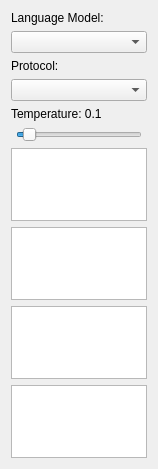
<?xml version="1.0" encoding="UTF-8"?>
<ui version="4.0">
 <class>Form</class>
 <widget class="QWidget" name="Form">
  <property name="geometry">
   <rect>
    <x>0</x>
    <y>0</y>
    <width>158</width>
    <height>469</height>
   </rect>
  </property>
  <property name="windowTitle">
   <string>Form</string>
  </property>
  <layout class="QVBoxLayout" name="verticalLayout_2">
   <item>
    <spacer name="verticalSpacer_2">
     <property name="orientation">
      <enum>Qt::Vertical</enum>
     </property>
     <property name="sizeHint" stdset="0">
      <size>
       <width>20</width>
       <height>40</height>
      </size>
     </property>
    </spacer>
   </item>
   <item>
    <layout class="QVBoxLayout" name="verticalLayout_3">
     <item>
      <widget class="QLabel" name="language_model_label">
       <property name="text">
        <string>Language Model:</string>
       </property>
      </widget>
     </item>
     <item>
      <widget class="QComboBox" name="language_model_combo_box"/>
     </item>
     <item>
      <widget class="QLabel" name="protocol_label">
       <property name="text">
        <string>Protocol:</string>
       </property>
      </widget>
     </item>
     <item>
      <widget class="QComboBox" name="protocol_combo_box"/>
     </item>
     <item>
      <layout class="QVBoxLayout" name="verticalLayout_4">
       <item>
        <widget class="QLabel" name="temperature_label">
         <property name="text">
          <string>Temperature: 0.1</string>
         </property>
        </widget>
       </item>
       <item>
        <layout class="QHBoxLayout" name="horizontalLayout">
         <item>
          <spacer name="horizontalSpacer">
           <property name="orientation">
            <enum>Qt::Horizontal</enum>
           </property>
           <property name="sizeType">
            <enum>QSizePolicy::Fixed</enum>
           </property>
           <property name="sizeHint" stdset="0">
            <size>
             <width>5</width>
             <height>5</height>
            </size>
           </property>
          </spacer>
         </item>
         <item>
          <widget class="QSlider" name="temperature_slider">
           <property name="maximum">
            <number>20</number>
           </property>
           <property name="value">
            <number>1</number>
           </property>
           <property name="orientation">
            <enum>Qt::Horizontal</enum>
           </property>
          </widget>
         </item>
         <item>
          <spacer name="horizontalSpacer_2">
           <property name="orientation">
            <enum>Qt::Horizontal</enum>
           </property>
           <property name="sizeType">
            <enum>QSizePolicy::Fixed</enum>
           </property>
           <property name="sizeHint" stdset="0">
            <size>
             <width>5</width>
             <height>5</height>
            </size>
           </property>
          </spacer>
         </item>
        </layout>
       </item>
      </layout>
     </item>
    </layout>
   </item>
   <item>
    <widget class="QTextBrowser" name="sentiment_browser"/>
   </item>
   <item>
    <widget class="QTextBrowser" name="entity_browser"/>
   </item>
   <item>
    <widget class="QTextBrowser" name="summary_browser"/>
   </item>
   <item>
    <widget class="QTextBrowser" name="knowledge_browser"/>
   </item>
  </layout>
 </widget>
 <resources/>
 <connections/>
</ui>
